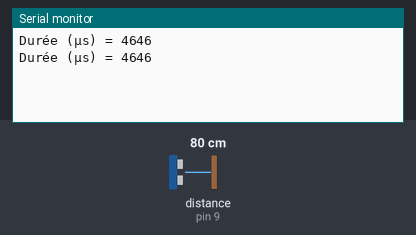
Bench run of a sketch on a simulated Arduino Uno, built with avr-gcc and run on an emulated ATmega328P. Shown: the last lines printed to the serial monitor. Wiring (inferred from the names in the program): ultrasonic range finder: trigger pin 8; echo pin 9. Inputs (shaded band) come from the test bench; at power-on: distance to the obstacle (sensor on pin 9) 80 cm. The echo pulse lasts 58.3 µs per cm.

Above: at 1.8 s.
1.9 s: distance to the obstacle (sensor on pin 9) set to 2 cm
At 2.8 s:
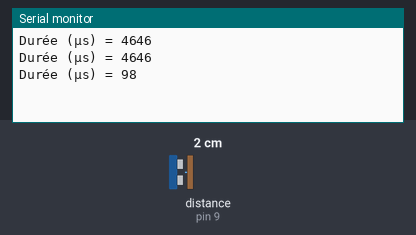
3.4 s: distance to the obstacle (sensor on pin 9) set to 4 cm
At 4.8 s:
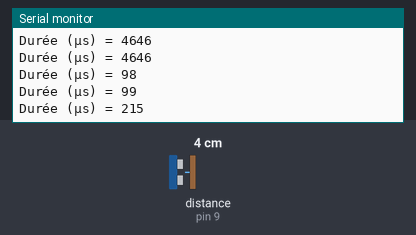
Timing chart, 0 to 6.4 s (numbered marks = the images above; inputs shaded):
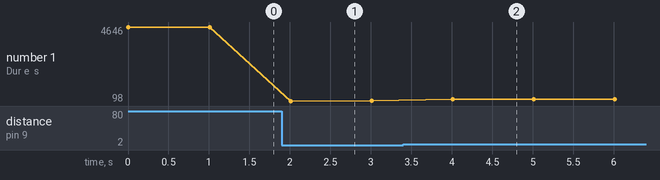

The sketch:

mesure_echo_hc-sr04.ino
```cpp
/*
 * Pilotage du module ultrason avec mesure de durée
 */

#define pinTrig 8       // Trig sur broche 8
#define pinEcho 9       // Echo sur broche 9

long dureeEcho;         // Durée de l'Echo

void setup() {
  pinMode(pinTrig,OUTPUT);      // Broche Trig en sortie
  digitalWrite(pinEcho,LOW);    // Sortie Trig à l état bas
  pinMode(pinEcho,INPUT);       // Broche Echo en entrée
  Serial.begin(9600);           // Paramétrage du port série
}

void loop() {
  digitalWrite(pinTrig,HIGH);            // Début impulsion de declenchement
  delayMicroseconds(10);                 // Attendre 10 microseconde
  digitalWrite(pinTrig,LOW);             // Fin impulsion (Etat bas)
  dureeEcho = pulseIn(pinEcho,HIGH);     // Mesure de la durée de l'impulsion sur Echo
  Serial.print("Durée (µs) = ");          // Affichage sur port série
  Serial.println(dureeEcho);
  delay(1000);                           // Attendre 1s
}
```

Measured:
- after the input at 1.9 s, the serial monitor: prints a new line after 0.11 s (image 1)
- after the input at 3.4 s, the serial monitor: prints a new line after 0.61 s (image 2)
- plotted number 1: 4646 → 99 after the input at 1.9 s, 99 → 216 after the input at 3.4 s
